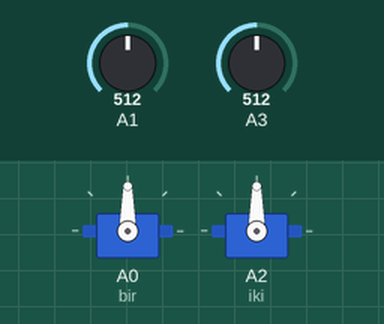
This sketch was run on a simulated Arduino Uno, built with avr-gcc and run on an emulated ATmega328P. On the bench: 2 × servo. The inputs (shaded band) are chosen by the test bench; at power-on: A1 = 512, A3 = 512.

Above: at 1.2 s.
1.3 s: A1 set to 716
At 2.3 s:
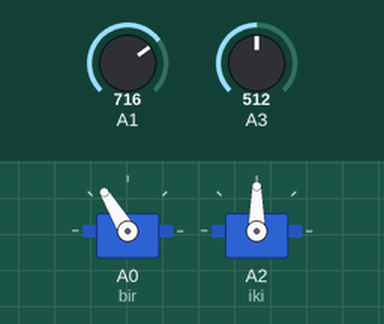
2.8 s: A3 set to 716
At 3.4 s:
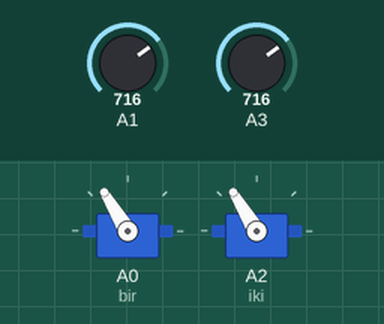
4.3 s: A1 set to 900
At 5.5 s:
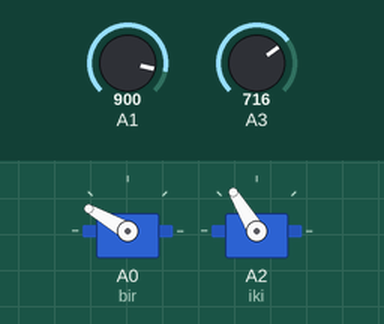
5.8 s: A3 set to 900
At 6.9 s:
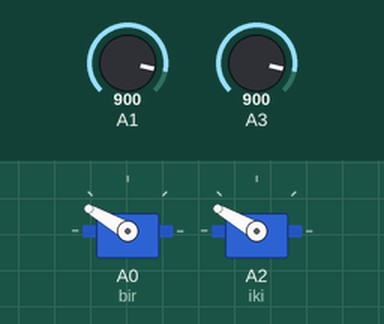
7.3 s: A1 set to 1023
At 8.0 s:
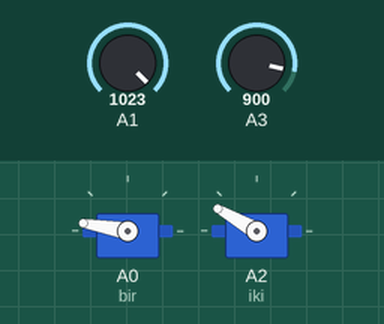
8.8 s: A3 set to 1023
At 9.2 s:
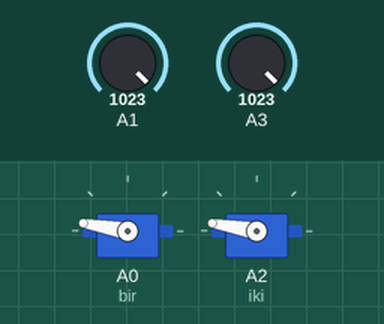
Timing chart, 0 to 11.3 s (numbered marks = the images above; inputs shaded):
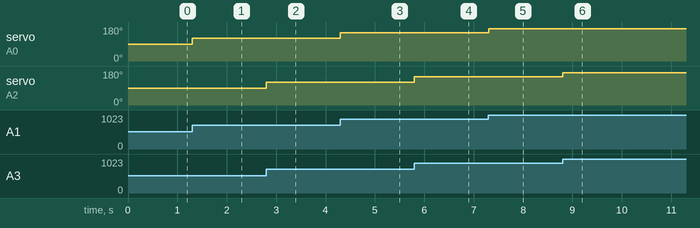

Measured:
- after the input at 1.3 s, servo on A0 (bir): 90° → 121° at once
- after the input at 2.8 s, servo on A2 (iki): 90° → 121° at once
- after the input at 4.3 s, servo on A0 (bir): 121° → 150° at once
- after the input at 5.8 s, servo on A2 (iki): 121° → 150° at once
- after the input at 7.3 s, servo on A0 (bir): 150° → 170° at once
- after the input at 8.8 s, servo on A2 (iki): 150° → 170° at once

The sketch:

SERVO_ISLEMLERI.ino
```cpp
#include <Servo.h>
/*Sınavda sorulabilecek Servo Motor
uygulamaları.*/
Servo bir,iki;
int derece1,derece2;
void setup() {
  bir.attach(A0);
  iki.attach(A2);
}

void loop() {
  derece1=analogRead(A1);
  derece1=map(derece1,0,1023,10,170);
  bir.write(derece1);
  derece2=analogRead(A3);
  derece2=map(derece2,0,1023,10,170);
  iki.write(derece2);
}
```
